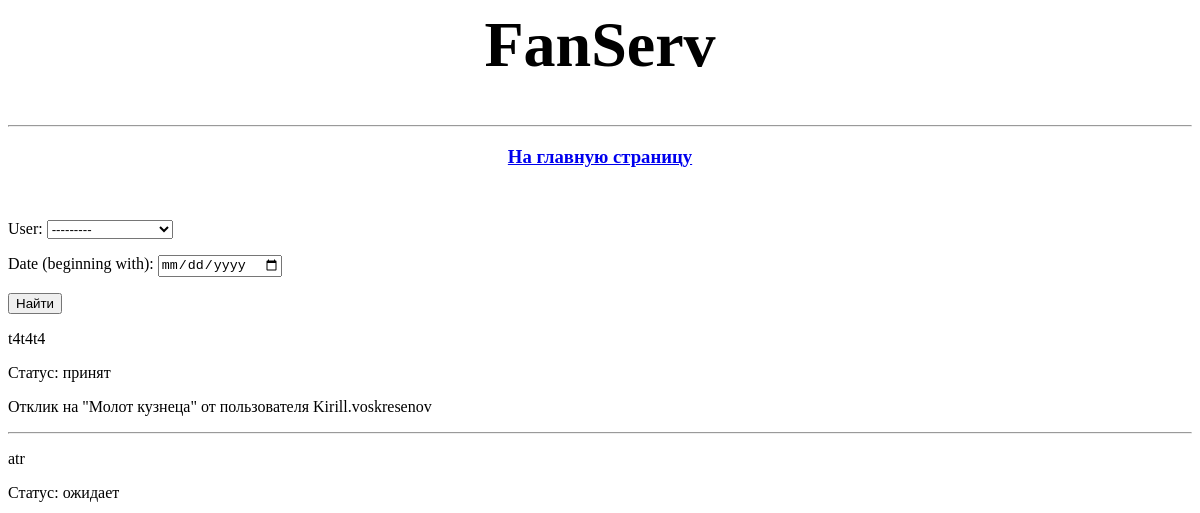
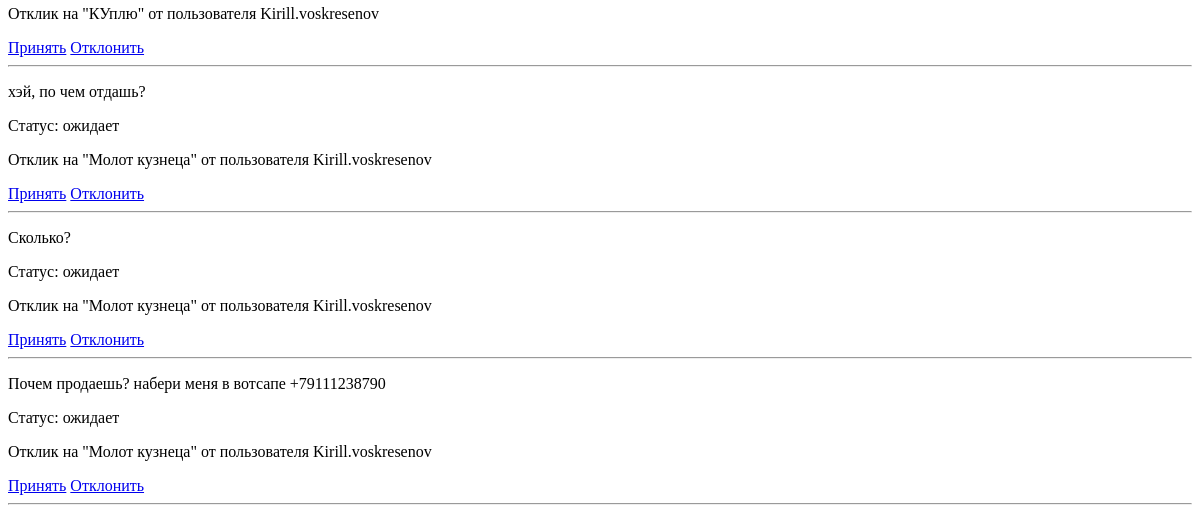
Page /comments/ (signed in) on the earlier database version (2 pictures, top to bottom).
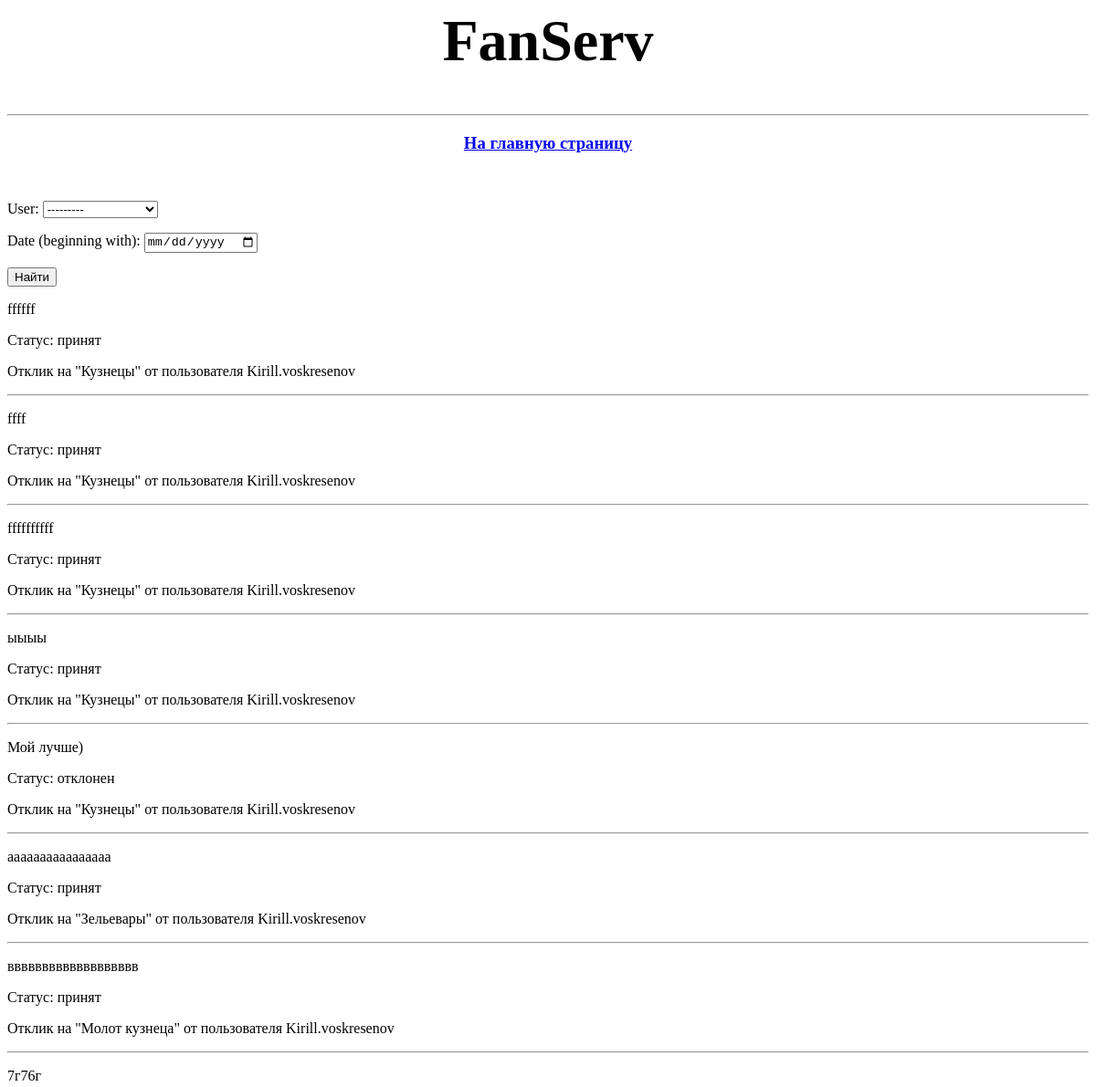
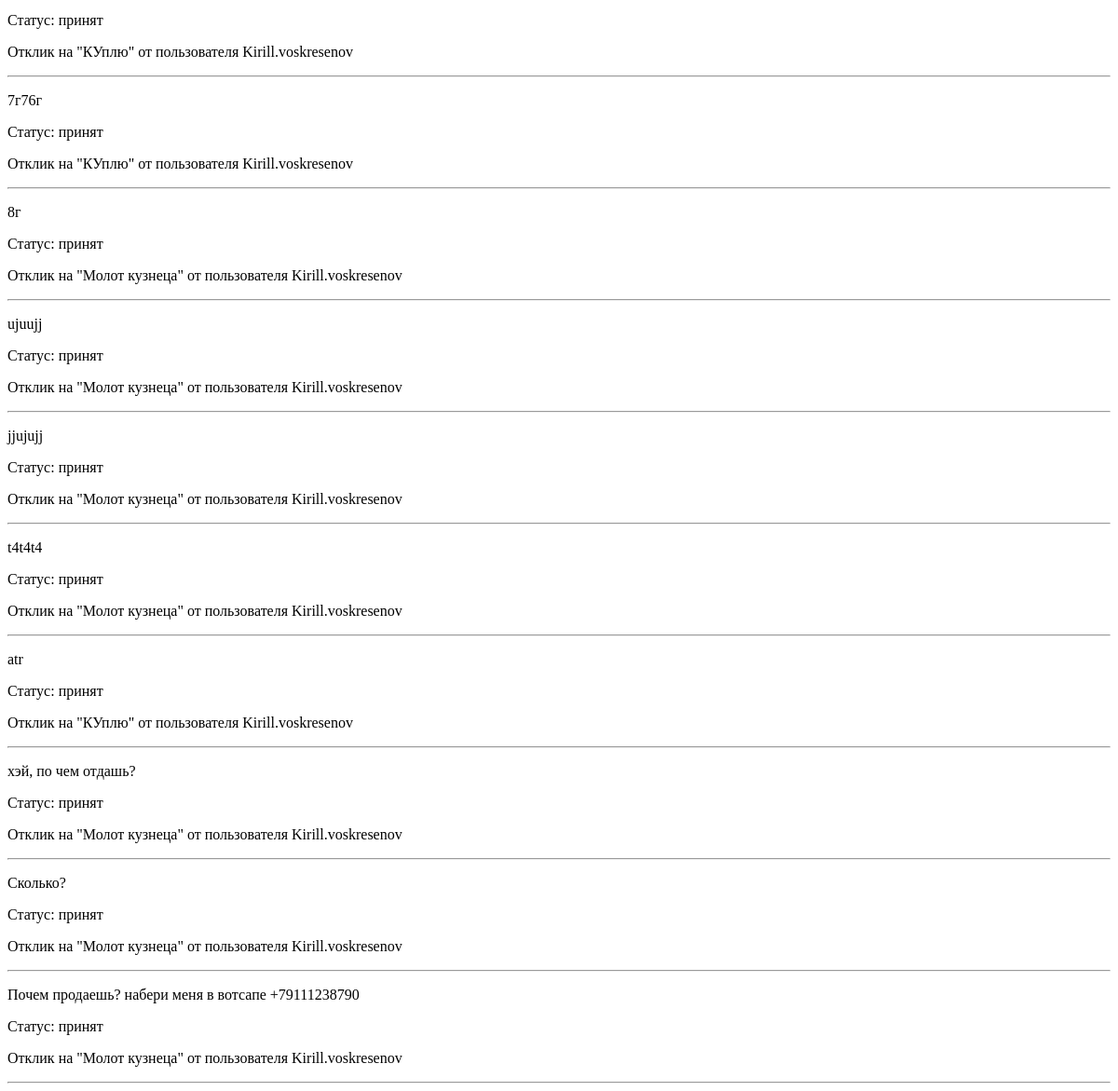
Same page on the later database version (2 pictures, top to bottom).
### serv/models.py (models this page shows, shortened)
class Comment(models.Model):
    post = models.ForeignKey(Post, on_delete=models.CASCADE)
    user = models.ForeignKey(User, on_delete=models.CASCADE)
    text = models.TextField()
    time_in = models.DateTimeField(auto_now_add=True)
    comm_status = [('accepted', 'принят'), ('reject', 'отклонен'), ('wait', 'ожидает')]
    status = models.CharField(max_length=10, choices=comm_status, default='wait')

class Post(models.Model):
    author = models.ForeignKey(Author, on_delete=models.CASCADE)
    title = models.CharField(max_length=255)
    article_date = models.DateTimeField(auto_now_add=True)
    category = models.ForeignKey('Category', on_delete=models.PROTECT, null=True, verbose_name='Категория')
    text = models.TextField()
    file = models.FileField(blank=True, upload_to='media/')
    class Meta:
        db_table = 'project_image'

### serv/views.py (the view)
# urls.py: path('comments/', CommentList.as_view(), name="comment_list"),
class CommentList(LoginRequiredMixin, ListView):
    model = Comment
    template_name = 'comment_list.html'
    context_object_name = 'comment_list'
    ordering = '-time_in'
    def get_queryset(self):
        queryset = super().get_queryset()
        self.filterset = CommFilter(self.request.GET, queryset)
        return self.filterset.qs
    def get_context_data(self, **kwargs):
        context = super().get_context_data(**kwargs)
        context['filterset'] = self.filterset
        return context

### templates/comment_list.html (shortened to what this page needs)
{% extends 'main.html' %}
{% block content %}
<body>
    <hr>
    <div align="center"><a class="main_button" href="{% url 'startpage' %}" title="Все объявления"><h3 style="text-align: center;"><strong>На главную страницу</strong></h3></a></div>
    <br>
</body>
<form action="" method="get">
       {{ filterset.form.as_p }}
       <input type="submit" value="Найти" />
   </form>
{% if comment_list %}
    {% for i in comment_list %}
        <p>{{ i.text }}</p>
        <p>Статус: {{ i.get_status_display }}</p>
        <p>Отклик на "{{ i.post.title }}" от пользователя {{ i.user }}</p>
        {% if i.status == 'wait' %}
            <a href="{% url 'accept' i.id %}">Принять</a>
            <a href="{% url 'reject' i.id %}">Отклонить</a>
        {% endif %}
        <hr>
    {% endfor %}
{% else %}
    Откликов нет
{% endif %}
{% endblock content %}

### templates/main.html (shortened to what this page needs)
<html>
    <head>
    </head>
    <body>
        <div>
            <h1><a><h1 style="text-align: center;">FanServ</h1></a></h1>
        </div>
        {% block content %}
        {% endblock %}
    </body>
</html>

Differences in the rows shown:
added Comment: text "ffffff", status "принят", post "Кузнецы", user "Kirill.voskresenov"
added Comment: text "ffff", status "принят", post "Кузнецы", user "Kirill.voskresenov"
added Comment: text "ffffffffff", status "принят", post "Кузнецы", user "Kirill.voskresenov"
added Comment: text "ыыыы", status "принят", post "Кузнецы", user "Kirill.voskresenov"
added Comment: text "Мой лучше)", status "отклонен", post "Кузнецы", user "Kirill.voskresenov"
added Comment: text "аааааааааааааааа", status "принят", post "Зельевары", user "Kirill.voskresenov"
added Comment: text "ввввввввввввввввввв", status "принят", post "Молот кузнеца", user "Kirill.voskresenov"
added Comment: text "7г76г", status "принят", post "КУплю", user "Kirill.voskresenov"
added Comment: text "7г76г", status "принят", post "КУплю", user "Kirill.voskresenov"
added Comment: text "8г", status "принят", post "Молот кузнеца", user "Kirill.voskresenov"
added Comment: text "ujuujj", status "принят", post "Молот кузнеца", user "Kirill.voskresenov"
added Comment: text "jjujujj", status "принят", post "Молот кузнеца", user "Kirill.voskresenov"
changed Comment "atr": status "ожидает" → "принят"; no longer shows "Принять Отклонить"
changed Comment "хэй, по чем отдашь?": status "ожидает" → "принят"; no longer shows "Принять Отклонить"
changed Comment "Сколько?": status "ожидает" → "принят"; no longer shows "Принять Отклонить"
changed Comment "Почем продаешь? набери меня в вотсапе +79111238790": status "ожидает" → "принят"; no longer shows "Принять Отклонить"
